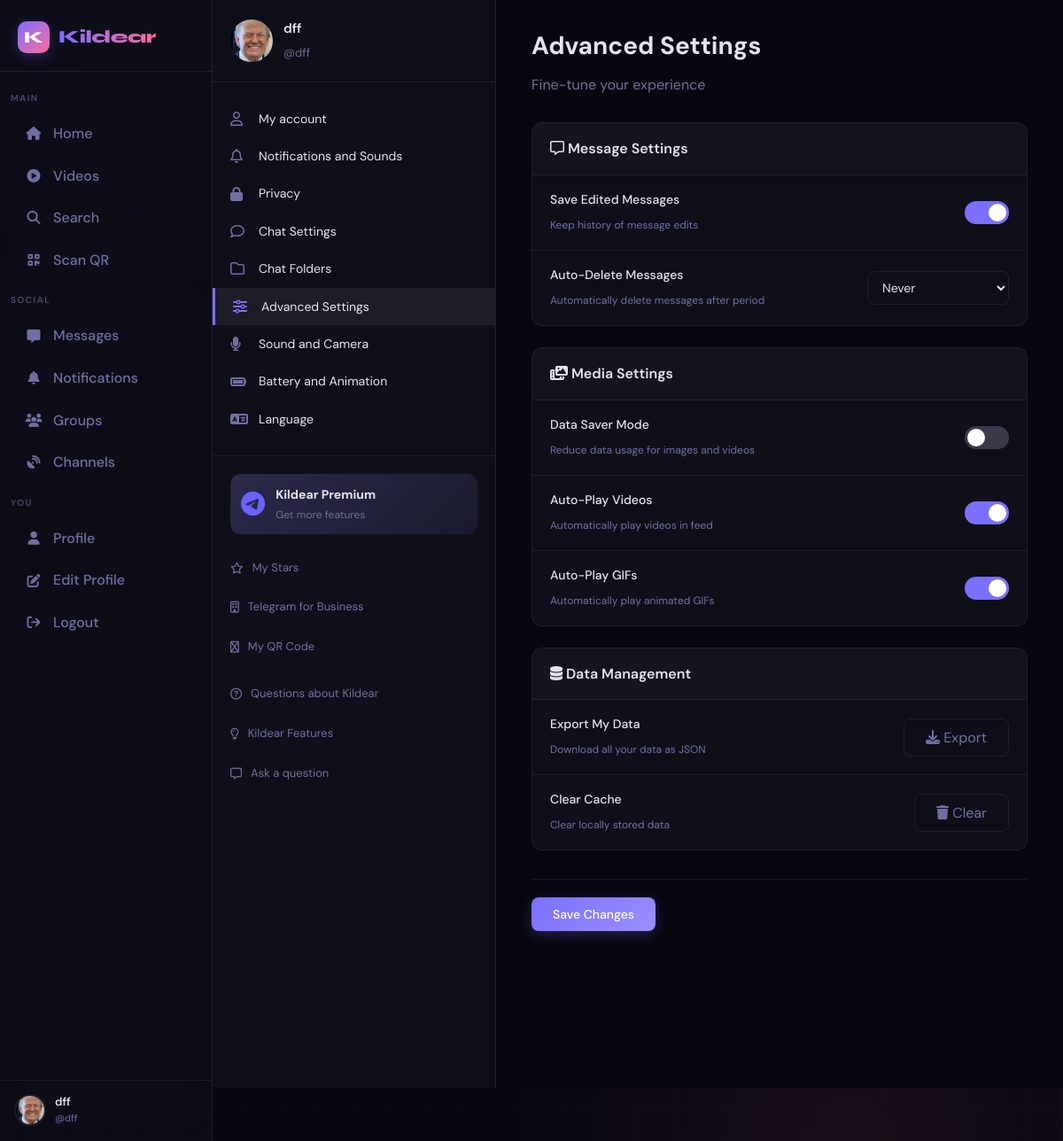
Screenshot of /settings/advanced (signed in) with the database file from the repository.
### app.py (models this page shows, shortened)
class User(UserMixin, db.Model):
    id = db.Column(db.Integer, primary_key=True)
    username = db.Column(db.String(40), unique=True, nullable=False)
    email = db.Column(db.String(120), unique=True, nullable=False)
    password_hash = db.Column(db.String(256), nullable=False)
    display_name = db.Column(db.String(60), default="")
    bio = db.Column(db.String(500), default="")
    preset_avatar = db.Column(db.Integer, default=1)
    preset_cover = db.Column(db.Integer, nullable=True)
    website = db.Column(db.String(200), default="")
    location = db.Column(db.String(100), default="")
    accent_color = db.Column(db.String(7), default="#6c63ff")
    is_private = db.Column(db.Boolean, default=False)
    is_verified = db.Column(db.Boolean, default=False)
    is_banned = db.Column(db.Boolean, default=False)
    is_admin = db.Column(db.Boolean, default=False)
    is_online = db.Column(db.Boolean, default=False)
    last_seen = db.Column(db.DateTime, default=datetime.utcnow)
    created_at = db.Column(db.DateTime, default=datetime.utcnow)
    two_factor_enabled = db.Column(db.Boolean, default=False)
    two_factor_secret = db.Column(db.String(32), nullable=True)
    following = db.relationship(
        "User", secondary=follows,
        primaryjoin=follows.c.follower_id == id,
        secondaryjoin=follows.c.followed_id == id,
        backref=db.backref("followers", lazy="dynamic"),
        lazy="dynamic"
    )
    blocked_users = db.relationship(
        "User", secondary=blocks,
        primaryjoin=blocks.c.blocker_id == id,
        secondaryjoin=blocks.c.blocked_id == id,
        backref=db.backref("blocked_by", lazy="dynamic"),
        lazy="dynamic"
    )
    posts = db.relationship("Post", backref="author", lazy="dynamic", foreign_keys="Post.user_id")
    sent_msgs = db.relationship("Message", backref="sender", lazy="dynamic", foreign_keys="Message.sender_id")
    recv_msgs = db.relationship("Message", backref="receiver", lazy="dynamic", foreign_keys="Message.receiver_id")
    notifications = db.relationship("Notification", backref="recipient", lazy="dynamic",
                                    foreign_keys="Notification.user_id")
    comments = db.relationship("Comment", backref="author", lazy="dynamic")
    owned_groups = db.relationship("Group", backref="owner", lazy="dynamic")
    owned_channels = db.relationship("Channel", backref="owner", lazy="dynamic")
    login_history = db.relationship("LoginHistory", backref="user", lazy="dynamic")
    @property
    def avatar_url(self):
        if self.preset_avatar and self.preset_avatar in PRESET_AVATARS:
            return PRESET_AVATARS[self.preset_avatar]
        return PRESET_AVATARS[1]
    def get_settings(self):
        if not hasattr(self, '_settings_cache'):
            settings = UserSettings.query.filter_by(user_id=self.id).first()
            if not settings:
                settings = UserSettings(user_id=self.id)
                db.session.add(settings)
                db.session.commit()
            self._settings_cache = settings
        return self._settings_cache

class UserSettings(db.Model):
    id = db.Column(db.Integer, primary_key=True)
    user_id = db.Column(db.Integer, db.ForeignKey("user.id"), nullable=False, unique=True)
    notify_likes = db.Column(db.Boolean, default=True)
    notify_comments = db.Column(db.Boolean, default=True)
    notify_follows = db.Column(db.Boolean, default=True)
    notify_messages = db.Column(db.Boolean, default=True)
    notify_voice_messages = db.Column(db.Boolean, default=True)
    notify_calls = db.Column(db.Boolean, default=True)
    notify_group_posts = db.Column(db.Boolean, default=True)
    notify_channel_posts = db.Column(db.Boolean, default=True)
    sound_enabled = db.Column(db.Boolean, default=True)
    sound_volume = db.Column(db.Integer, default=70)
    call_sound_enabled = db.Column(db.Boolean, default=True)
    notification_sound = db.Column(db.String(50), default="default")
    show_last_seen = db.Column(db.Boolean, default=True)
    show_online_status = db.Column(db.Boolean, default=True)
    allow_messages_from = db.Column(db.String(20), default="everyone")
    allow_calls_from = db.Column(db.String(20), default="everyone")
    allow_voice_messages_from = db.Column(db.String(20), default="everyone")
    show_profile_photo = db.Column(db.Boolean, default=True)
    show_bio = db.Column(db.Boolean, default=True)
    chat_background = db.Column(db.String(200), default="")
    bubble_color_own = db.Column(db.String(7), default="#6c63ff")
    bubble_color_other = db.Column(db.String(7), default="#e4e6eb")
    enter_to_send = db.Column(db.Boolean, default=False)
    show_typing = db.Column(db.Boolean, default=True)
    show_read_receipts = db.Column(db.Boolean, default=True)
    theme = db.Column(db.String(20), default="dark")
    font_size = db.Column(db.String(10), default="medium")
    chat_font_size = db.Column(db.String(10), default="medium")
    default_scale = db.Column(db.Integer, default=100)
    animations_enabled = db.Column(db.Boolean, default=True)
    animation_speed = db.Column(db.String(10), default="normal")
    language = db.Column(db.String(10), default="ru")
    folders_data = db.Column(db.Text, default="[]")
    save_edited_messages = db.Column(db.Boolean, default=True)
    auto_delete_messages = db.Column(db.Integer, default=0)
    data_saver_mode = db.Column(db.Boolean, default=False)
    auto_play_videos = db.Column(db.Boolean, default=True)
    auto_play_gifs = db.Column(db.Boolean, default=True)
    camera_enabled = db.Column(db.Boolean, default=True)
    mic_enabled = db.Column(db.Boolean, default=True)
    battery_saver_mode = db.Column(db.Boolean, default=False)
    reduce_animations = db.Column(db.Boolean, default=False)
    created_at = db.Column(db.DateTime, default=datetime.utcnow)
    updated_at = db.Column(db.DateTime, default=datetime.utcnow, onupdate=datetime.utcnow)
    user = db.relationship("User", backref=db.backref("settings", uselist=False))

### app.py (the view, shortened to what this page needs)
@app.route("/settings/advanced", methods=["GET", "POST"])
@login_required
def settings_advanced():
    settings = current_user.get_settings()
    return render_template("settings/advanced.html", settings=settings)

### templates/settings/advanced.html (shortened to what this page needs)
{% extends "base.html" %}
{% block content %}
<div class="settings-container">
    <div class="settings-sidebar">
        {% include "settings/_sidebar.html" %}
    </div>
    <div class="settings-content">
        <h1>Advanced Settings</h1>
        <p class="settings-subtitle">Fine-tune your experience</p>
        <form id="advanced-form" class="settings-form">
            <div class="settings-section">
                <h3><i class="fa-regular fa-message"></i> Message Settings</h3>
                <div class="setting-item">
                    <div class="setting-info">
                        <label>Save Edited Messages</label>
                        <span class="setting-desc">Keep history of message edits</span>
                    </div>
                    <label class="toggle-switch">
                        <span class="toggle-slider"></span>
                    </label>
                </div>
                <div class="setting-item">
                    <div class="setting-info">
                        <label>Auto-Delete Messages</label>
                        <span class="setting-desc">Automatically delete messages after period</span>
                    </div>
                    <select name="auto_delete_messages" class="setting-select">
                        <option value="0" {% if settings.auto_delete_messages == 0 %}selected{% endif %}>Never</option>
                    </select>
                </div>
            </div>
            <div class="settings-section">
                <h3><i class="fa-solid fa-photo-film"></i> Media Settings</h3>
                <div class="setting-item">
                    <div class="setting-info">
                        <label>Data Saver Mode</label>
                        <span class="setting-desc">Reduce data usage for images and videos</span>
                    </div>
                    <label class="toggle-switch">
                        <span class="toggle-slider"></span>
                    </label>
                </div>
                <div class="setting-item">
                    <div class="setting-info">
                        <label>Auto-Play Videos</label>
                        <span class="setting-desc">Automatically play videos in feed</span>
                    </div>
                    <label class="toggle-switch">
                        <span class="toggle-slider"></span>
                    </label>
                </div>
                <div class="setting-item">
                    <div class="setting-info">
                        <label>Auto-Play GIFs</label>
                        <span class="setting-desc">Automatically play animated GIFs</span>
                    </div>
                    <label class="toggle-switch">
                        <span class="toggle-slider"></span>
                    </label>
                </div>
            </div>
            <div class="settings-section">
                <h3><i class="fa-solid fa-database"></i> Data Management</h3>
                <div class="setting-item">
                    <div class="setting-info">
                        <label>Export My Data</label>
                        <span class="setting-desc">Download all your data as JSON</span>
                    </div>
                    <button type="button" class="btn-outline" onclick="exportData()">
                        <i class="fa-solid fa-download"></i> Export
                    </button>
                </div>
                <div class="setting-item">
                    <div class="setting-info">
                        <label>Clear Cache</label>
                        <span class="setting-desc">Clear locally stored data</span>
                    </div>
                    <button type="button" class="btn-outline" onclick="clearCache()">
                        <i class="fa-solid fa-trash"></i> Clear
                    </button>
                </div>
            </div>
            <div class="settings-actions">
                <button type="submit" class="btn-primary">Save Changes</button>
            </div>
        </form>
    </div>
</div>
{% endblock %}

### templates/base.html (shortened to what this page needs)
<!DOCTYPE html>
<html lang="en" data-theme="dark">
<head>
  <link rel="stylesheet" href="https://cdnjs.cloudflare.com/ajax/libs/font-awesome/6.5.0/css/all.min.css"/>
</head>
<body>
<nav class="sidebar" id="sidebar">
  <a href="{{ url_for('index') }}" class="sidebar-logo">
    <div class="logo-mark">K</div>
    <span class="logo-text">Kildear</span>
  </a>
  <span class="nav-section">Main</span>
  <a href="{{ url_for('index') }}"
     class="nav-item {% if request.endpoint == 'index' %}active{% endif %}">
    <i class="fa-solid fa-house"></i> Home
  </a>
  <a href="{{ url_for('video_feed') }}"
     class="nav-item {% if request.endpoint == 'video_feed' %}active{% endif %}">
    <i class="fa-solid fa-play-circle"></i> Videos
  </a>
  <a href="{{ url_for('search') }}"
     class="nav-item {% if request.endpoint == 'search' %}active{% endif %}">
    <i class="fa-solid fa-magnifying-glass"></i> Search
  </a>
  <a href="{{ url_for('scan_qr_page') }}"
     class="nav-item {% if request.endpoint == 'scan_qr_page' %}active{% endif %}">
    <i class="fa-solid fa-qrcode"></i> Scan QR
  </a>
  <span class="nav-section">Social</span>
  <a href="{{ url_for('chat_list') }}"
     class="nav-item {% if 'chat' in request.endpoint %}active{% endif %}">
    <i class="fa-solid fa-message"></i> Messages
  </a>
  <a href="{{ url_for('notifications') }}"
     class="nav-item {% if request.endpoint == 'notifications' %}active{% endif %}">
    <i class="fa-solid fa-bell"></i> Notifications
  </a>
  <a href="{{ url_for('groups') }}"
     class="nav-item {% if 'group' in request.endpoint %}active{% endif %}">
    <i class="fa-solid fa-users"></i> Groups
  </a>
  <a href="{{ url_for('channels') }}"
     class="nav-item {% if 'channel' in request.endpoint %}active{% endif %}">
    <i class="fa-solid fa-satellite-dish"></i> Channels
  </a>
  {% if current_user.is_authenticated %}
  <span class="nav-section">You</span>
  <a href="{{ url_for('profile', username=current_user.username) }}"
     class="nav-item {% if request.endpoint == 'profile' and request.view_args.get('username') == current_user.username %}active{% endif %}">
    <i class="fa-solid fa-user"></i> Profile
  </a>
  <a href="{{ url_for('edit_profile') }}"
     class="nav-item {% if request.endpoint == 'edit_profile' %}active{% endif %}">
    <i class="fa-solid fa-pen-to-square"></i> Edit Profile
  </a>
  <a href="{{ url_for('logout') }}" class="nav-item">
    <i class="fa-solid fa-arrow-right-from-bracket"></i> Logout
  </a>
  <div class="sidebar-user">
    <img src="{{ current_user.avatar_url }}" alt="" class="avatar"/>
    <div class="sidebar-user-info">
      <div class="name truncate">{{ current_user.display_name or current_user.username }}</div>
      <div class="handle">@{{ current_user.username }}</div>
    </div>
  </div>
  {% endif %}
</nav>
<div class="app-shell">
  <div class="main-content">
    {% block content %}{% endblock %}
  </div>
</div>
</body>
</html>

### templates/settings/_sidebar.html
<div class="settings-profile">
    <img src="{{ current_user.avatar_url }}" alt="{{ current_user.username }}" class="settings-avatar">
    <div class="settings-profile-info">
        <h3>{{ current_user.display_name or current_user.username }}</h3>
        <span>@{{ current_user.username }}</span>
    </div>
</div>
<nav class="settings-nav">
    <a href="{{ url_for('settings_account') }}" class="settings-nav-item {% if request.endpoint == 'settings_account' %}active{% endif %}">
        <i class="fa-regular fa-user"></i> My account
    </a>
    <a href="{{ url_for('settings_notifications') }}" class="settings-nav-item {% if request.endpoint == 'settings_notifications' %}active{% endif %}">
        <i class="fa-regular fa-bell"></i> Notifications and Sounds
    </a>
    <a href="{{ url_for('settings_privacy') }}" class="settings-nav-item {% if request.endpoint == 'settings_privacy' %}active{% endif %}">
        <i class="fa-solid fa-lock"></i> Privacy
    </a>
    <a href="{{ url_for('settings_chats') }}" class="settings-nav-item {% if request.endpoint == 'settings_chats' %}active{% endif %}">
        <i class="fa-regular fa-comment"></i> Chat Settings
    </a>
    <a href="{{ url_for('settings_folders') }}" class="settings-nav-item {% if request.endpoint == 'settings_folders' %}active{% endif %}">
        <i class="fa-regular fa-folder"></i> Chat Folders
    </a>
    <a href="{{ url_for('settings_advanced') }}" class="settings-nav-item {% if request.endpoint == 'settings_advanced' %}active{% endif %}">
        <i class="fa-solid fa-sliders"></i> Advanced Settings
    </a>
    <a href="{{ url_for('settings_sound') }}" class="settings-nav-item {% if request.endpoint == 'settings_sound' %}active{% endif %}">
        <i class="fa-solid fa-microphone"></i> Sound and Camera
    </a>
    <a href="{{ url_for('settings_battery') }}" class="settings-nav-item {% if request.endpoint == 'settings_battery' %}active{% endif %}">
        <i class="fa-solid fa-battery-full"></i> Battery and Animation
    </a>
    <a href="{{ url_for('settings_language') }}" class="settings-nav-item {% if request.endpoint == 'settings_language' %}active{% endif %}">
        <i class="fa-solid fa-language"></i> Language
    </a>
</nav>
<div class="settings-footer">
    <div class="settings-premium" onclick="if(typeof toast === 'function') toast('Premium coming soon!', 'info')">
        <i class="fa-brands fa-telegram"></i>
        <div>
            <h4>Kildear Premium</h4>
            <p>Get more features</p>
        </div>
    </div>
    <div class="settings-links">
        <a href="#"><i class="fa-regular fa-star"></i> My Stars</a>
        <a href="#"><i class="fa-regular fa-building"></i> Telegram for Business</a>
        <a href="#" onclick="if(typeof showMyQRCode === 'function') showMyQRCode(); return false;"><i class="fa-regular fa-gift"></i> My QR Code</a>
    </div>
    <div class="settings-help">
        <a href="#"><i class="fa-regular fa-circle-question"></i> Questions about Kildear</a>
        <a href="#"><i class="fa-regular fa-lightbulb"></i> Kildear Features</a>
        <a href="#"><i class="fa-regular fa-message"></i> Ask a question</a>
    </div>
</div>

### rows the page displays
User: display_name "dff", username "dff"
UserSettings: auto_delete_messages "Never"
